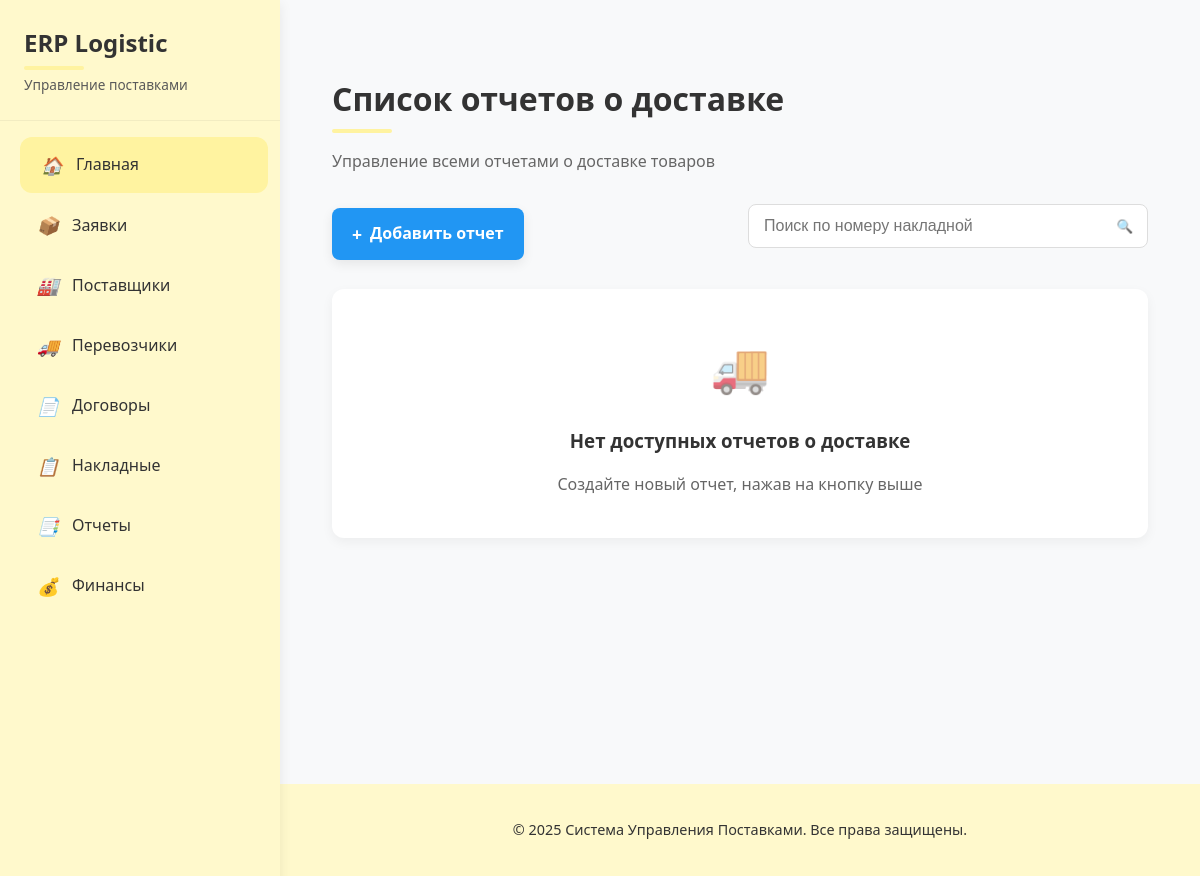
The app's page /отчеты/ (signed in), older data.
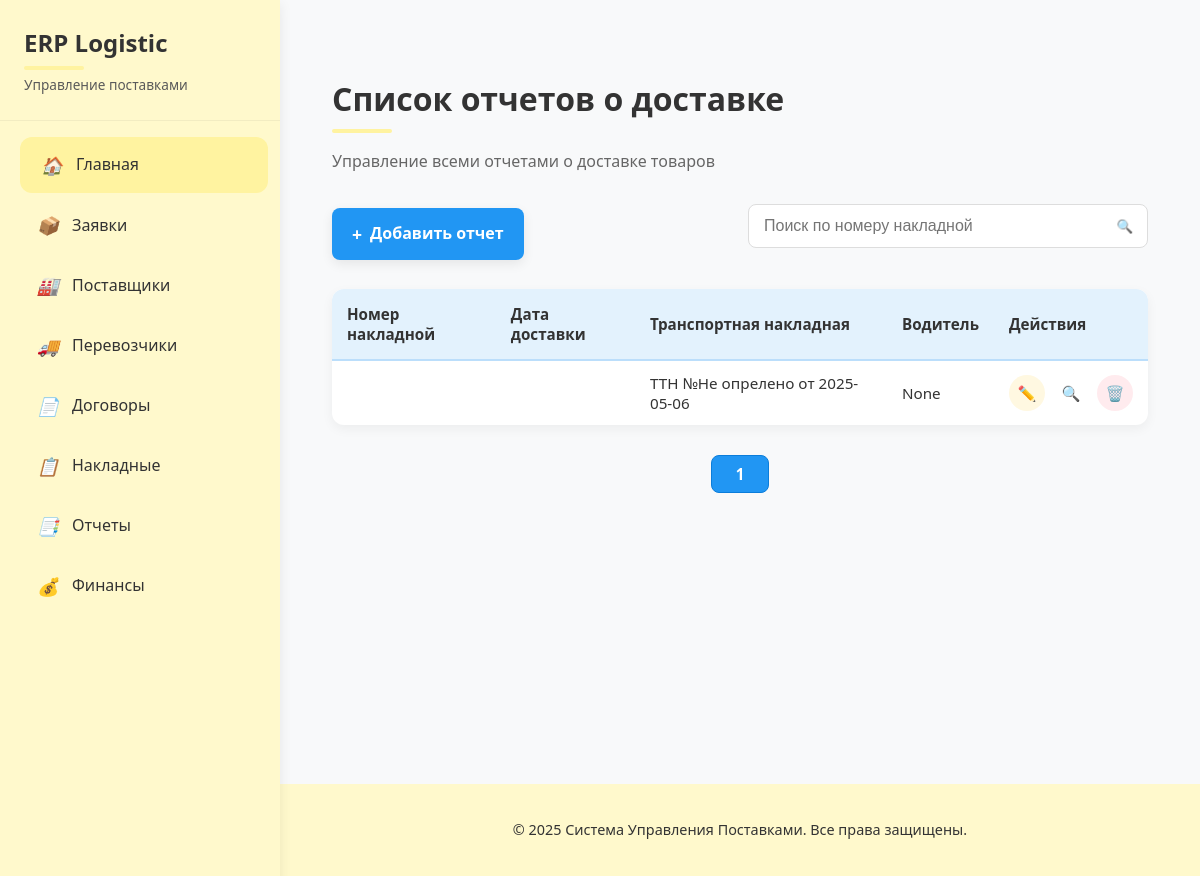
The same page, newer data.
### supply_chain/models.py (models this page shows, shortened)
class ОтчетОДоставке(models.Model):
    транспортная_накладная = models.ForeignKey(
        'ТранспортнаяНакладная',
        on_delete=models.PROTECT,
        related_name='отчеты_доставки',
        verbose_name="Транспортная накладная"
    )
    дата_прибытия = models.DateTimeField(
        verbose_name="Фактическая дата прибытия"
    )
    дата_убытия = models.DateTimeField(
        verbose_name="Фактическая дата убытия",
        blank=True,
        null=True
    )
    пробег = models.DecimalField(
        max_digits=10,
        decimal_places=2,
        verbose_name="Пробег, км",
        validators=[MinValueValidator(0)]
    )
    время_в_пути = models.DurationField(
        verbose_name="Общее время в пути"
    )
    средняя_скорость = models.DecimalField(
        max_digits=5,
        decimal_places=2,
        verbose_name="Средняя скорость, км/ч",
        blank=True,
        null=True
    )
    водитель = models.ForeignKey(
        'Водитель',
        on_delete=models.SET_NULL,
        verbose_name="Водитель",
        blank=True,
        null=True
    )
    транспортное_средство = models.ForeignKey(
        'ТранспортноеСредство',
        on_delete=models.SET_NULL,
        verbose_name="Транспортное средство",
        blank=True,
        null=True
    )
    СТАТУС_ДОСТАВКИ = [
        ('in_progress', 'В процессе доставки'),
        ('delivered', 'Доставлено'),
        ('partially', 'Доставлено частично'),
        ('canceled', 'Отменено'),
        ('problem', 'Проблема с доставкой'),
    ]
    статус = models.CharField(
        max_length=20,
        choices=СТАТУС_ДОСТАВКИ,
        default='in_progress',
        verbose_name="Статус доставки"
    )
    примечание = models.TextField(
        verbose_name="Комментарий к доставке",
        blank=True,
        null=True
    )
    подтверждение_получателя = models.BooleanField(
        default=False,
        verbose_name="Подтверждение получения"
    )
    фото_документов = models.ImageField(
        upload_to='delivery_proofs/',
        verbose_name="Фото документов",
        blank=True,
        null=True
    )
    создано = models.DateTimeField(
        auto_now_add=True,
        verbose_name="Дата создания отчета"
    )
    обновлено = models.DateTimeField(
        auto_now=True,
        verbose_name="Дата последнего обновления"
    )
    class Meta:
        verbose_name = "Отчет о доставке"
        verbose_name_plural = "Отчеты о доставке"
        ordering = ['-дата_прибытия']
        indexes = [
            models.Index(fields=['статус']),
            models.Index(fields=['транспортная_накладная']),
        ]

class ТранспортнаяНакладная(models.Model):
    номер = models.CharField(
        max_length=50,
        unique=True,
        verbose_name="Номер ТТН"
    )
    дата_составления = models.DateField(
        auto_now_add=True,
        verbose_name="Дата составления"
    )
    грузоотправитель = models.CharField(
        max_length=200,
        verbose_name="Грузоотправитель (наименование, адрес, телефон)"
    )
    грузополучатель = models.CharField(
        max_length=200,
        verbose_name="Грузополучатель (наименование, адрес, телефон)"
    )
    плательщик = models.CharField(
        max_length=200,
        verbose_name="Плательщик (наименование, адрес, реквизиты)"
    )
    код_продукции = models.CharField(
        max_length=50,
        verbose_name="Код продукции",
        blank=True,
        null=True
    )
    наименование = models.CharField(
        max_length=100,
        verbose_name="Наименование товара",
        blank=True,
        null=True
    )
    единица_измерения = models.CharField(
        max_length=10,
        verbose_name="Единица измерения",
        blank=True,
        null=True
    )
    вид_упаковки = models.CharField(
        max_length=50,
        verbose_name="Вид упаковки",
        blank=True,
        null=True
    )
    количество_мест = models.PositiveIntegerField(
        verbose_name="Количество мест",
        blank=True,
        null=True
    )
    масса_брутто = models.DecimalField(
        max_digits=10,
        decimal_places=3,
        verbose_name="Масса брутто, т",
        blank=True,
        null=True
    )
    масса_нетто = models.DecimalField(
        max_digits=10,
        decimal_places=3,
        verbose_name="Масса нетто, т",
        blank=True,
        null=True
    )
    цена = models.DecimalField(
        max_digits=10,
        decimal_places=2,
        verbose_name="Цена, руб.",
        blank=True,
        null=True
    )
    сумма = models.DecimalField(
        max_digits=10,
        decimal_places=2,
        verbose_name="Сумма, руб.",
        blank=True,
        null=True
    )
    перевозчик = models.ForeignKey(Перевозчик, on_delete=models.CASCADE)
    автомобиль_марка = models.CharField(
        max_length=50,
        verbose_name="Марка автомобиля",
        blank=True,
        null=True
    )
    автомобиль_гос_номер = models.CharField(
        max_length=20,
        verbose_name="Гос. номер автомобиля",
        blank=True,
        null=True
    )
    водитель_фио = models.ForeignKey(Водитель, on_delete=models.SET_NULL, null=True, blank=True, verbose_name="Водитель")
    транспортное_средство = models.ForeignKey(
        ТранспортноеСредство,
        on_delete=models.SET_NULL,
        null=True,
        blank=True,
        verbose_name="Транспортное средство"
    )
    перевозчик = models.ForeignKey(Перевозчик, on_delete=models.SET_NULL, null=True, blank=True, verbose_name="Перевозчик")
    пункт_погрузки = models.CharField(
        max_length=200,
        verbose_name="Пункт погрузки (адрес, телефон)",
        blank=True,
        null=True
    )
    пункт_разгрузки = models.CharField(
        max_length=200,
        verbose_name="Пункт разгрузки (адрес, телефон)",
        blank=True,
        null=True
    )
    срок_доставки = models.DateField(
        verbose_name="Срок доставки",
        blank=True,
        null=True
    )
    статус = models.CharField(
        max_length=20,
        choices=[('draft', 'Черновик'), ('active', 'Активна'), ('completed', 'Завершена'), ('canceled', 'Аннулирована')],
        default='draft',
        verbose_name="Статус накладной"
    )
    дата_отправки = models.DateField(
        verbose_name="Дата отправки",
        blank=True,
        null=True
    )
    дата_доставки = models.DateField(
        verbose_name="Дата доставки",
        blank=True,
        null=True
    )
    тип_груза = models.CharField(
        max_length=100,
        verbose_name="Тип груза",
        blank=True,
        null=True
    )
    платежные_реквизиты = models.CharField(
        max_length=200,
        verbose_name="Платежные реквизиты",
        blank=True,
        null=True
    )
    комментарий = models.TextField(
        verbose_name="Комментарий",
        blank=True,
        null=True
    )
    class Meta:
        verbose_name = "Транспортная накладная"
        verbose_name_plural = "Транспортные накладные"
        ordering = ['-дата_составления']
        indexes = [
            models.Index(fields=['номер']),
            models.Index(fields=['дата_составления']),
            models.Index(fields=['статус']),
        ]
    def __str__(self):
        return f"ТТН №{self.номер} от {self.дата_составления}"

### supply_chain/templates/supply_chain/отчет_о_доставке_list.html (shortened to what this page needs)
{% extends 'supply_chain/base.html' %}
{% block content %}
<div class="delivery-reports-container">
    <div class="page-header">
        <h1>Список отчетов о доставке</h1>
        <p class="subtitle">Управление всеми отчетами о доставке товаров</p>
    </div>
    <div class="action-bar">
        <a href="{% url 'отчет_о_доставке_create' %}" class="create-btn">
            <span class="btn-icon">+</span> Добавить отчет
        </a>
        <form method="get" class="search-form">
            <div class="search-input-container">
                <input type="text" name="search" placeholder="Поиск по номеру накладной" value="{{ search_term }}">
                <button type="submit" class="search-btn">
                    <span class="search-icon">🔍</span>
                </button>
            </div>
        </form>
    </div>
    {% if отчеты %}
        <div class="table-container">
            <table class="modern-table">
                <thead>
                    <tr>
                        <th>Номер накладной</th>
                        <th>Дата доставки</th>
                        <th>Транспортная накладная</th>
                        <th>Водитель</th>
                        <th>Действия</th>
                    </tr>
                </thead>
                <tbody>
                    {% for отчет in отчеты %}
                        <tr>
                            <td>{{ отчет.номер_накладной }}</td>
                            <td>{{ отчет.дата_доставки|date:"d.m.Y" }}</td>
                            <td>{{ отчет.транспортная_накладная }}</td>
                            <td>{{ отчет.водитель }}</td>
                            <td class="actions-cell">
                                <div class="action-buttons">
                                    <a href="{% url 'отчет_о_доставке_update' отчет.pk %}" class="action-btn edit-btn" title="Редактировать">
                                        <span class="action-icon">✏️</span>
                                    </a>
                                    <a href="{% url 'отчет_о_доставке_detail' отчет.pk %}" class="action-btn detail-btn" title="Подробнее">
                                        <span class="action-icon">🔍</span>
                                    </a>
                                    <a href="{% url 'отчет_о_доставке_confirm_delete' отчет.pk %}" class="action-btn delete-btn" title="Удалить">
                                        <span class="action-icon">🗑️</span>
                                    </a>
                                </div>
                            </td>
                        </tr>
                    {% endfor %}
                </tbody>
            </table>
        </div>
        <div class="pagination-container">
            <div class="pagination">
                {% for num in page_obj.paginator.page_range %}
                    {% if page_obj.number == num %}
                        <span class="page-number active">{{ num }}</span>
                    {% else %}
                        <a href="?page={{ num }}{% if search_term %}&search={{ search_term }}{% endif %}" class="page-number">{{ num }}</a>
                    {% endif %}
                {% endfor %}
            </div>
        </div>
    {% else %}
        <div class="empty-state">
            <div class="empty-icon">🚚</div>
            <h3>Нет доступных отчетов о доставке</h3>
            <p>Создайте новый отчет, нажав на кнопку выше</p>
        </div>
    {% endif %}
</div>
{% endblock %}

Row changes from the older to the newer data that the page shows:
added ОтчетОДоставке: транспортная_накладная.дата_составления "ТТН №Не опрелено от 2025-05-06", водитель "None"
Text that changed along with them:
text no longer shown: "🚚 Нет доступных отчетов о доставке Создайте новый отчет, нажав на кнопку выше"
text now shown: "Номер накладной Дата доставки Транспортная накладная Водитель Действия"
new list line: "1"
